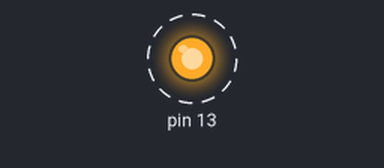
Recording of a sketch running on a simulated Arduino Uno, built with avr-gcc and run on an emulated ATmega328P. Shown: output pins drawn as LEDs (lit = HIGH). Dashed ring = blinking.

Above: at 0.8 s.
Timing chart, 0 to 5.0 s (numbered marks = the images above):
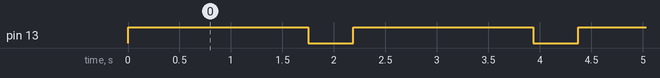

The sketch:

BARE_METAL_CODE_LED_PART_4.ino
```cpp
#define mitchb *((volatile byte*)0x25)
#define mitchdirb *((volatile byte*)0x24)
void setup()
{
mitchdirb =32;
}

void loop()
{
mitchb =32;
  for(long i=0;i<4000000;i++){mitchb=32;}
mitchb=0;
  for(long i=0;i<1000000;i++){mitchb=0;}
}
```

Measured:
- by itself, pin 13: alternates HIGH for 1.8 s and LOW for 0.44 s
